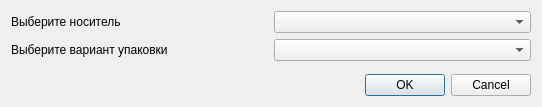
<?xml version="1.0" encoding="UTF-8"?>
<ui version="4.0">
 <class>DialogPack</class>
 <widget class="QDialog" name="DialogPack">
  <property name="geometry">
   <rect>
    <x>0</x>
    <y>0</y>
    <width>542</width>
    <height>107</height>
   </rect>
  </property>
  <property name="windowTitle">
   <string>Выберите носитель</string>
  </property>
  <layout class="QVBoxLayout" name="verticalLayout">
   <item>
    <layout class="QGridLayout" name="gridLayout">
     <item row="0" column="0">
      <widget class="QLabel" name="label">
       <property name="text">
        <string>Выберите носитель</string>
       </property>
      </widget>
     </item>
     <item row="0" column="1">
      <widget class="QComboBox" name="comboBox"/>
     </item>
     <item row="1" column="0">
      <widget class="QLabel" name="label_2">
       <property name="text">
        <string>Выберите вариант упаковки</string>
       </property>
      </widget>
     </item>
     <item row="1" column="1">
      <widget class="QComboBox" name="comboBoxType"/>
     </item>
    </layout>
   </item>
   <item>
    <spacer name="verticalSpacer">
     <property name="orientation">
      <enum>Qt::Vertical</enum>
     </property>
     <property name="sizeHint" stdset="0">
      <size>
       <width>20</width>
       <height>40</height>
      </size>
     </property>
    </spacer>
   </item>
   <item>
    <widget class="QDialogButtonBox" name="buttonBox">
     <property name="orientation">
      <enum>Qt::Horizontal</enum>
     </property>
     <property name="standardButtons">
      <set>QDialogButtonBox::Cancel|QDialogButtonBox::Ok</set>
     </property>
    </widget>
   </item>
  </layout>
 </widget>
 <resources/>
 <connections>
  <connection>
   <sender>buttonBox</sender>
   <signal>accepted()</signal>
   <receiver>DialogPack</receiver>
   <slot>accept()</slot>
   <hints>
    <hint type="sourcelabel">
     <x>248</x>
     <y>254</y>
    </hint>
    <hint type="destinationlabel">
     <x>157</x>
     <y>274</y>
    </hint>
   </hints>
  </connection>
  <connection>
   <sender>buttonBox</sender>
   <signal>rejected()</signal>
   <receiver>DialogPack</receiver>
   <slot>reject()</slot>
   <hints>
    <hint type="sourcelabel">
     <x>316</x>
     <y>260</y>
    </hint>
    <hint type="destinationlabel">
     <x>286</x>
     <y>274</y>
    </hint>
   </hints>
  </connection>
 </connections>
</ui>
